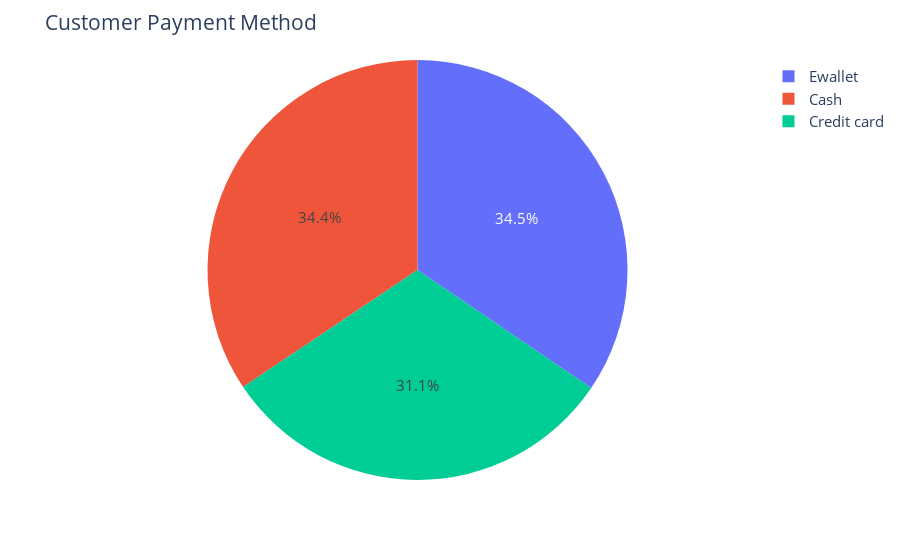

Source (notebook cell):
### Code cell
# Dataviz - Pie Chart
# Payment Method

fig = px.pie(graph7, values='Count', names='Payment')

fig.update_layout(
    title="Customer Payment Method",
    font=dict(size=15)
)

fig.show()

### Figure 1 — Plotly figure (JSON) as saved in the notebook; plotly's stock layout.template omitted (floating-point values rounded to 4 significant figures)
{"data": [{"domain": {"x": [0, 1], "y": [0, 1]}, "hovertemplate": "Payment=%{label}<br>Count=%{value}<extra></extra>", "labels": ["Cash", "Credit card", "Ewallet"], "legendgroup": "", "name": "", "showlegend": true, "type": "pie", "values": [344, 311, 345]}], "layout": {"font": {"size": 15}, "legend": {"tracegroupgap": 0}, "margin": {"t": 60}, "title": {"text": "Customer Payment Method"}}}
